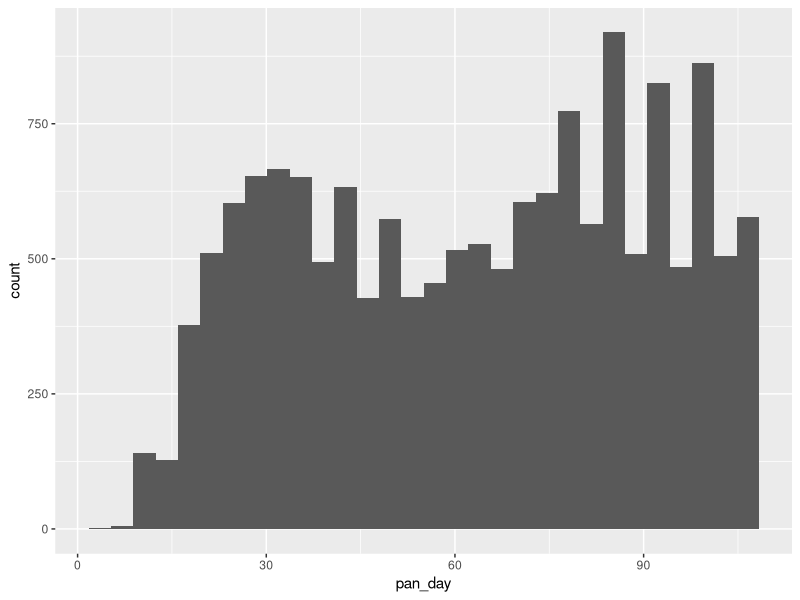
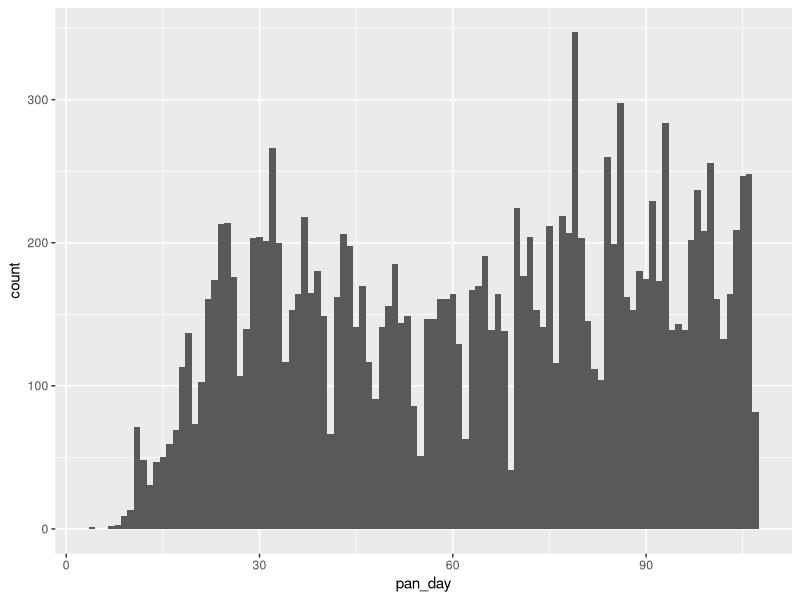
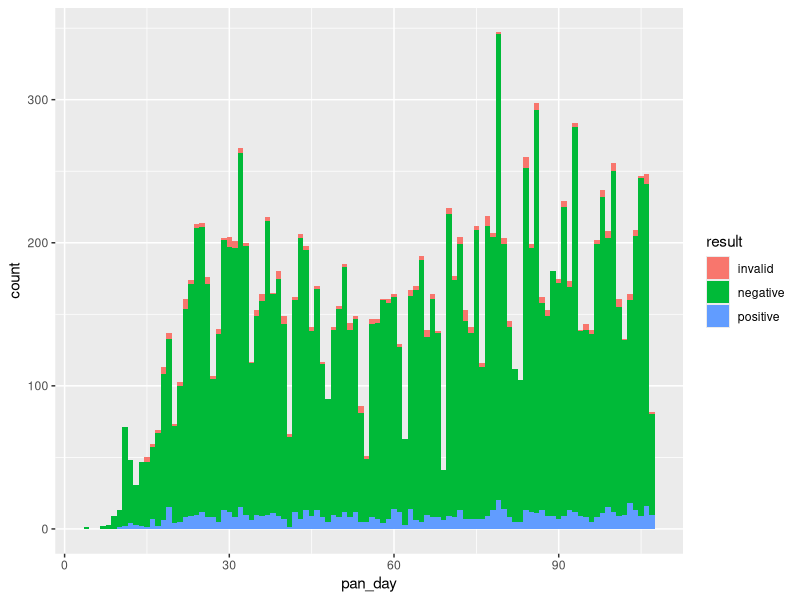
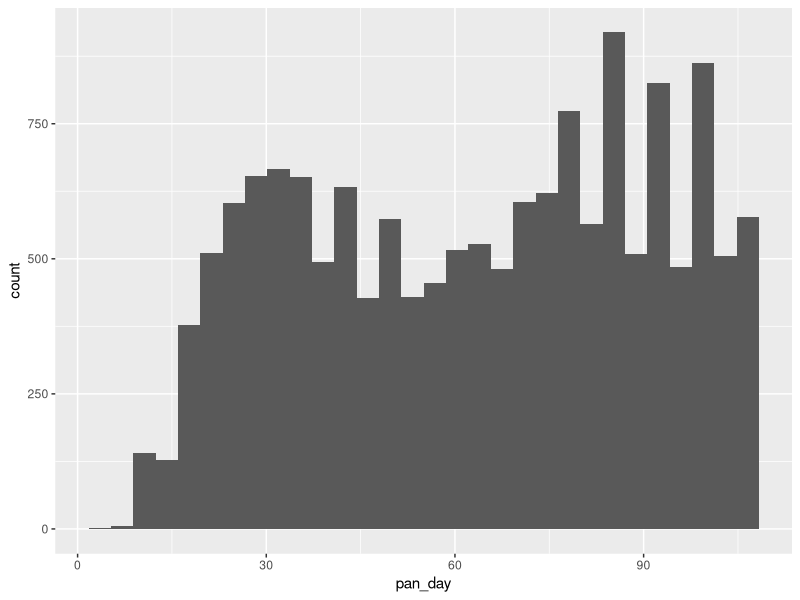
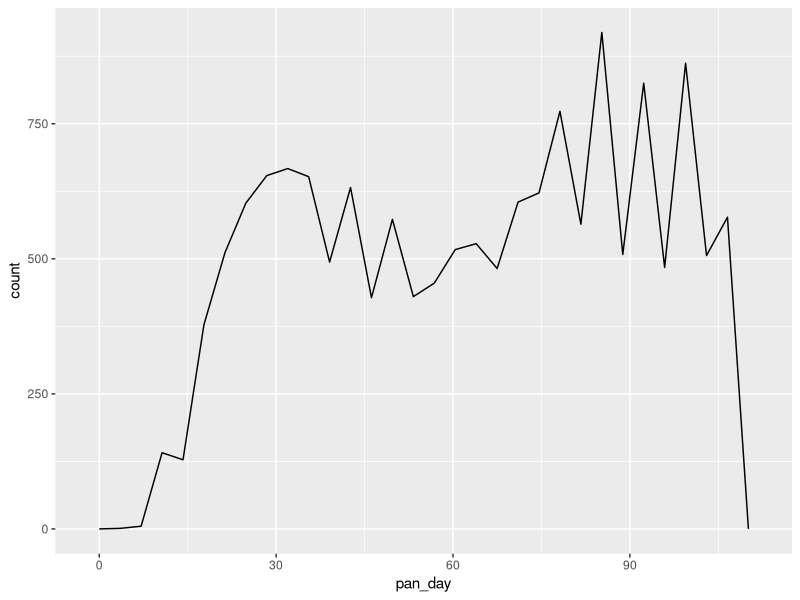
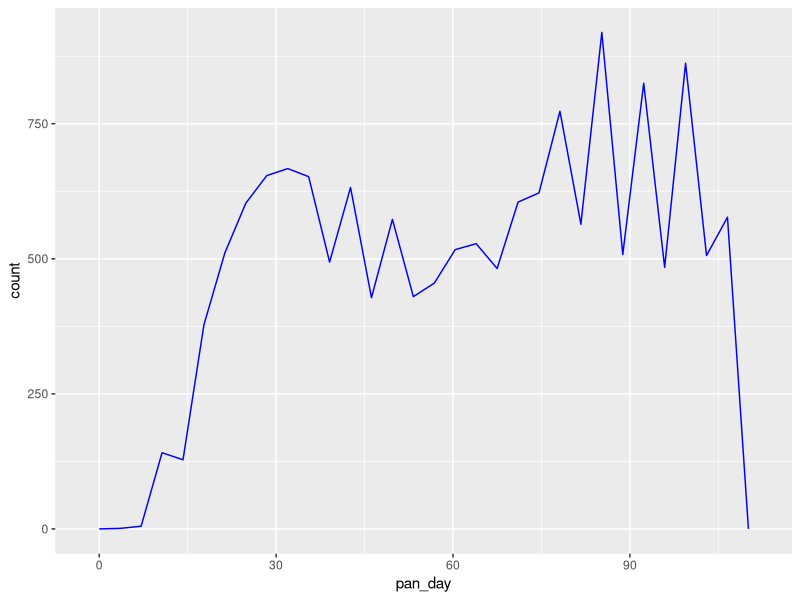
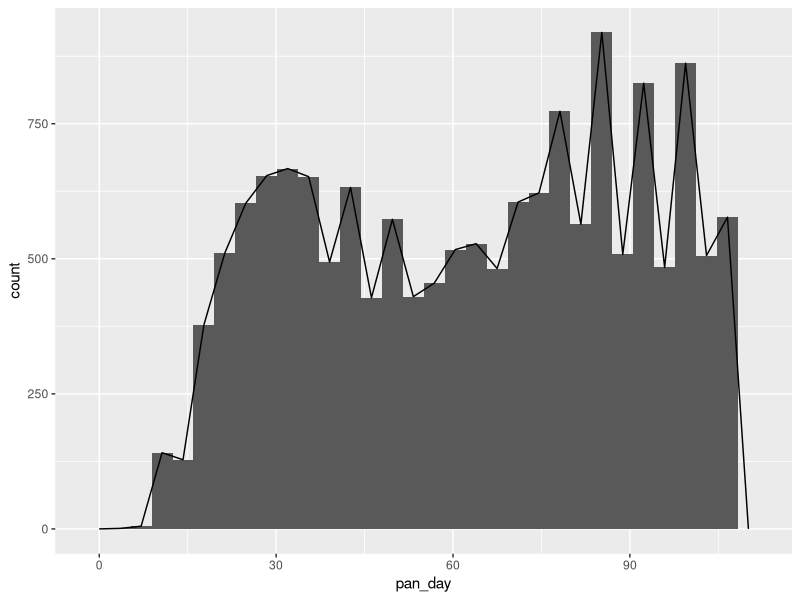

These figures' R source, in order:
## ---- chunk 1
library(tidyverse)
library(lubridate)

covid_testing <- read_csv("covid_testing.csv") 
## ---- chunk 2
ggplot(data = covid_testing) +
  geom_histogram(mapping = aes(x = pan_day))
## ---- chunk 3
ggplot(data = covid_testing) +
  geom_histogram(mapping = aes(x = pan_day), binwidth = 1)
## ---- chunk 4
ggplot(data = covid_testing) +
  geom_histogram(mapping = aes(x = pan_day, fill = result), binwidth = 1)
## ---- chunk 5
ggplot(data = covid_testing) +
  geom_histogram(mapping = aes(x = pan_day))
## ---- chunk 6
ggplot(data = covid_testing) +
  geom_freqpoly(mapping = aes(x = pan_day))
## ---- chunk 7
ggplot(data = covid_testing) +
  geom_freqpoly(mapping = aes(x = pan_day), color = "blue")
## ---- chunk 8
ggplot(data = covid_testing) +
  geom_histogram(mapping = aes(x = pan_day)) +
  geom_freqpoly(mapping = aes(x = pan_day))
